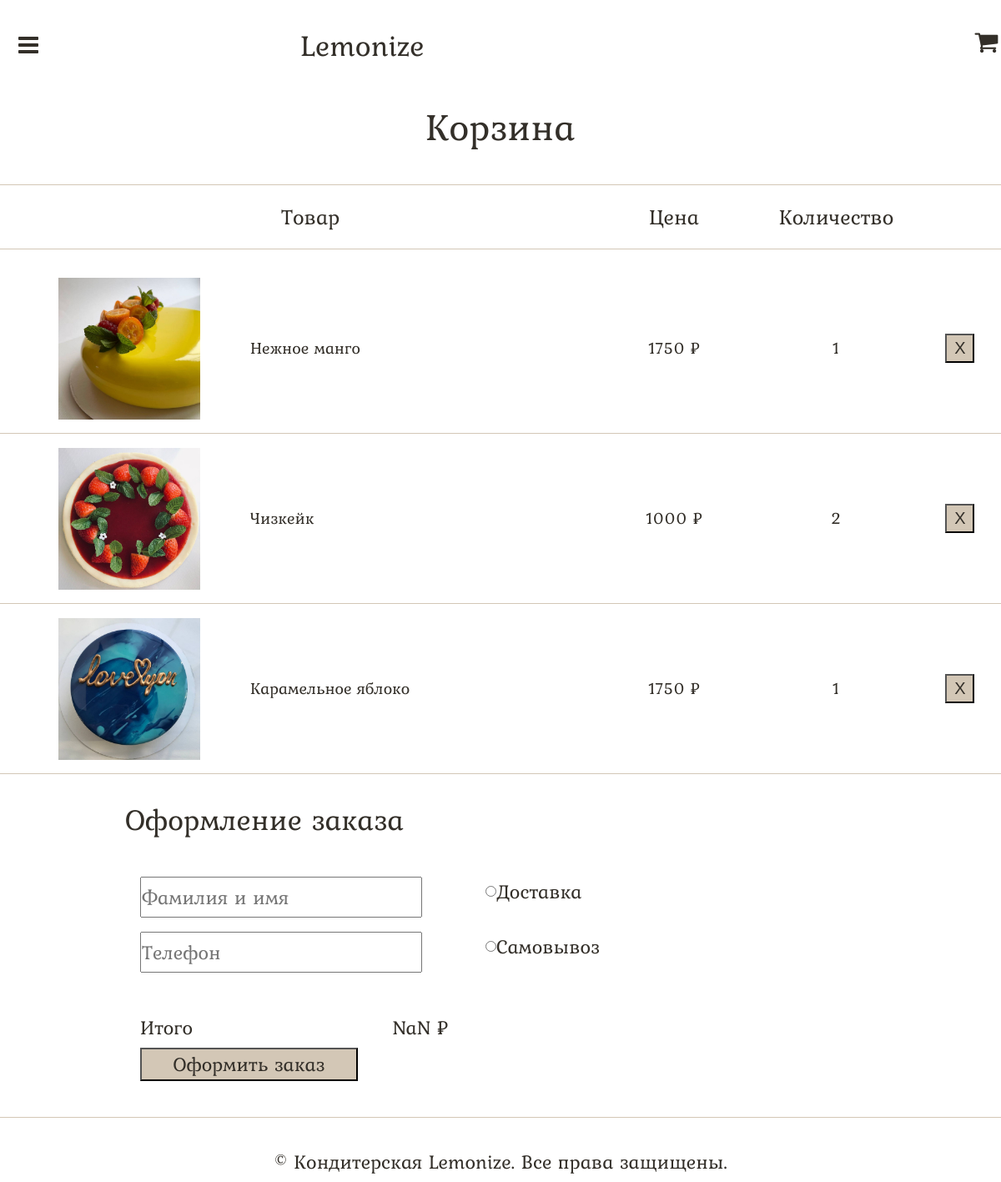
/PaymentPage, run on an earlier commit of the app's database.
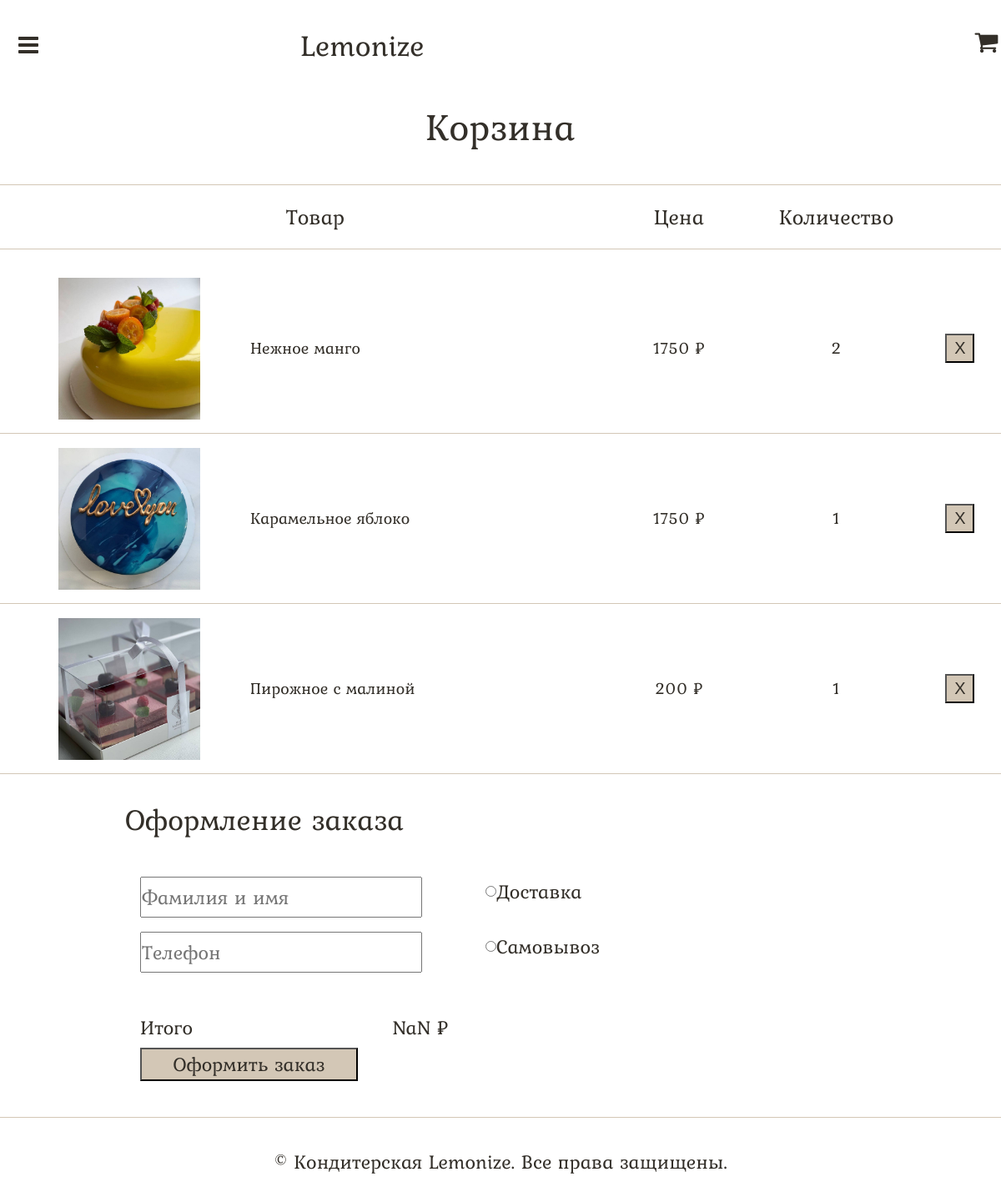
And on a later commit of the database.
### main/models.py (models this page shows, shortened)
class Basket(models.Model):
    product_id = models.ForeignKey(Product, on_delete=models.CASCADE)
    count = models.IntegerField('Количество', default=1)

class Product(models.Model):
    title = models.CharField('Название', max_length=50)
    type = models.CharField('Тип', max_length=50)
    price = models.IntegerField('Цена')
    image = models.TextField('Путь до фото')

### main/views.py (the view, shortened to what this page needs)
# urls.py: path('PaymentPage', views.PaymentPage, name='payment')
def PaymentPage(request):
    title = 'Корзина'
    basket = Basket.objects.all()
    logger.error('Загрузка страницы корзины и оплаты')
    return render(request, 'main/PaymentPage.html', {'title': title, 'basket': basket})

### main/templates/main/PaymentPage.html (shortened to what this page needs)
{% extends 'main/base.html' %}
{% block link_css %}
	<link rel="stylesheet" type="text/css" href="static/main/css/PaymentPage.css?v=29">
{% endblock %}
{% block content %}
<body>
	<main>
		<div class="subtitle">
			<p>{{ title }}</p>
		</div>
		<div class="table">
			<table class="cart" cellspacing="0" id="cart">
				<thead>
	                <tr>
	                    <td>Товар</td>
	                    <td>Цена</td>
	                    <td>Количество</td>
	                    <td></td>
	                </tr>
            	</thead>
            	<tbody>
            		{% for el in basket %}
            		<tr class="product">
            			<td>
            				<div class="photo_and_name">
            					<div class="photo">
            					<img src="{{ el.product_id.image }}" alt="">
            					</div>
            					<p class="name">{{ el.product_id.title }}</p>
            				</div>
            			</td>
            			<td>
            				<p class="price" id="price">{{ el.product_id.price }} ₽</p>
            			</td>
            			<td>
            				<p class="count" id="count" name="count">{{ el.count }}
            				</p>
            			</td>
            			<td>
            				<form method="post">
            					<button type="submit" class="delete" name="product_delete">X</button>
            				</form>
            			</td>
            		</tr>
            		{% endfor %}
            	</tbody>
			</table>
		</div>
		<div class="payment">
			<div class="subtitle">
				<p>Оформление заказа</p>
			</div>
			<form method="post">
				<div class="input_data">
					<div class="name_and_phone">
						<input type="text" name="name" placeholder="Фамилия и имя" id="name_and_phone" class="input_text" required>
						<input type="tel" name="phone" maxlength="11" placeholder="Телефон" id="name_and_phone" class="input_text" required>
					</div>
					<div class="delivery">
						<div class="button">
							<p><input type="radio" name="delivery" id="delivery" value="Доставка" required>Доставка</p>
						</div>
						<div class="button">
							<p><input type="radio" name="delivery" id="pickup" value="Самовывоз">Самовывоз</p>
						</div>
					</div>
				</div>
				<div class="total">
					<p>Итого</p>
					<input type="text" name="total_sum" id="total_sum" value="0 ₽" readonly>
				</div>
				<button type="submit" class="payment_button" name="order">Оформить заказ
				</button>
			</form>
	</main>
{% endblock %}

What changed in the data, as far as the page shows it:
removed Basket: product_id.image (picture), product_id "Чизкейк", product_id.price "1000", count "2"
changed Basket "Нежное манго": count "1" → "2"
added Basket: product_id.image (picture), product_id "Пирожное с малиной", product_id.price "200", count "1"
